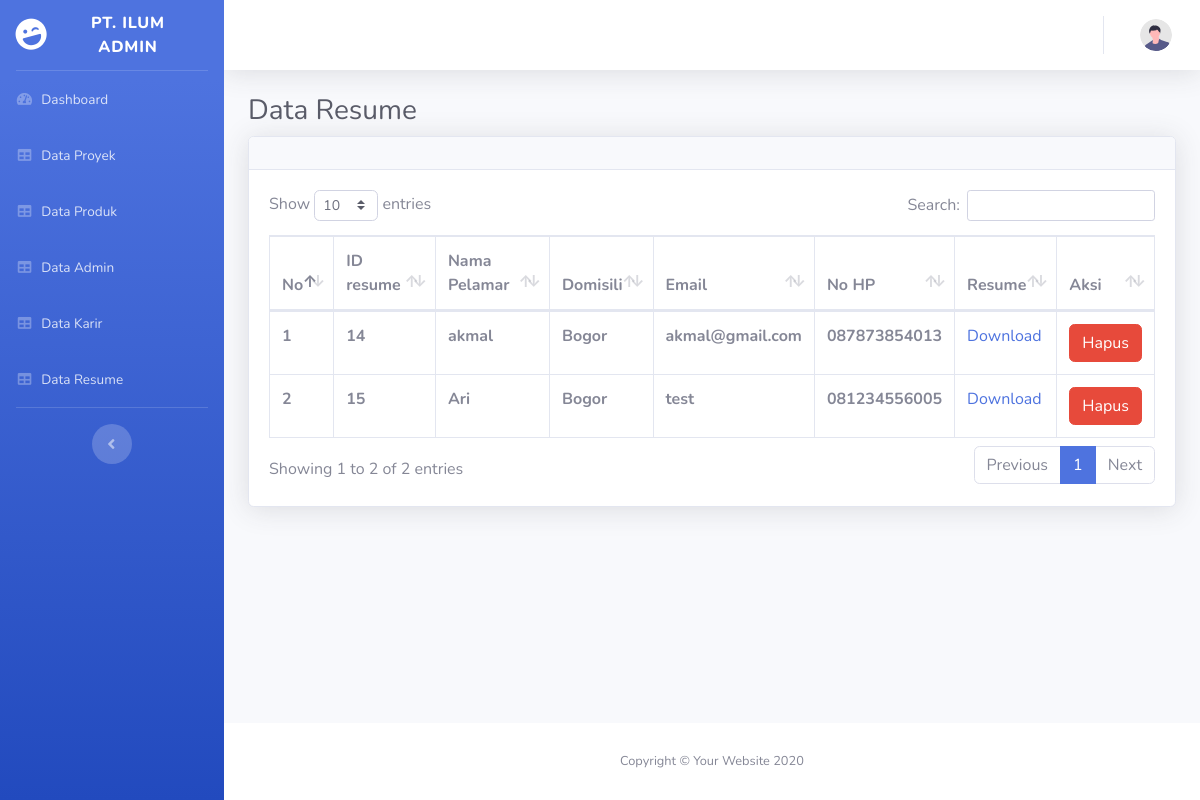
The app's page /admin/dataresume.php with its own data.
### tables this page shows
CREATE TABLE `resume1` (
  `id_resume` int(3) NOT NULL,
  `nama_user` varchar(30) NOT NULL,
  `domisili` varchar(20) NOT NULL,
  `email_user` text NOT NULL,
  `no_hp` varchar(12) NOT NULL,
  `resume_user` text NOT NULL
);

### admin/dataresume.php (the view, shortened to what this page needs)
<?php
include "../config.php";
?>
<!DOCTYPE html>
<html lang="en">
<head>
  <link href="vendor/fontawesome-free/css/all.min.css" rel="stylesheet" type="text/css" />
  <link href="css/sb-admin-2.min.css" rel="stylesheet" />
  <link href="vendor/datatables/dataTables.bootstrap4.min.css" rel="stylesheet" />
</head>
<body id="page-top">
  <div id="wrapper">
    <ul class="navbar-nav bg-gradient-primary sidebar sidebar-dark accordion" id="accordionSidebar">
      <a class="sidebar-brand d-flex align-items-center justify-content-center" href="dashboard.php">
        <div class="sidebar-brand-icon rotate-n-15">
          <i class="fas fa-laugh-wink"></i>
        </div>
        <div class="sidebar-brand-text mx-3">PT. ILUM Admin</div>
      </a>
      <hr class="sidebar-divider my-0" />
      <li class="nav-item">
        <a class="nav-link" href="dashboard.php">
          <i class="fas fa-fw fa-tachometer-alt"></i>
          <span>Dashboard</span></a>
      </li>
      <li class="nav-item">
        <a class="nav-link" href="dataproyek.php">
          <i class="fas fa-fw fa-table"></i>
          <span>Data Proyek</span></a>
      </li>
      <li class="nav-item">
        <a class="nav-link" href="dataproduk.php">
          <i class="fas fa-fw fa-table"></i>
          <span>Data Produk</span></a>
      </li>
      <li class="nav-item">
        <a class="nav-link" href="dataadmin.php">
          <i class="fas fa-fw fa-table"></i>
          <span>Data Admin</span></a>
      </li>
      <li class="nav-item">
        <a class="nav-link" href="datakarir.php">
          <i class="fas fa-fw fa-table"></i>
          <span>Data Karir</span></a>
      </li>
      <li class="nav-item">
        <a class="nav-link" href="dataresume.php">
          <i class="fas fa-fw fa-table"></i>
          <span>Data Resume</span></a>
      </li>
      <hr class="sidebar-divider d-none d-md-block" />
      <div class="text-center d-none d-md-inline">
        <button class="rounded-circle border-0" id="sidebarToggle"></button>
      </div>
    </ul>
    <div id="content-wrapper" class="d-flex flex-column">
      <div id="content">
        <nav class="navbar navbar-expand navbar-light bg-white topbar mb-4 static-top shadow">
          <ul class="navbar-nav ml-auto">
            <li class="nav-item dropdown no-arrow">
              <a class="nav-link dropdown-toggle" href="#" id="userDropdown" role="button" data-toggle="dropdown" aria-haspopup="true" aria-expanded="false">
                <img class="img-profile rounded-circle" src="img/undraw_profile.svg" />
              </a>
            </li>
          </ul>
        </nav>
        <div class="container-fluid">
          <h1 class="h3 mb-2 text-gray-800">Data Resume</h1>
          <div class="card shadow mb-4">
            <div class="card-header py-3">
            </div>
            <div class="card-body">
              <div class="table-responsive">
                <table class="table table-bordered" id="dataTable" width="100%" cellspacing="0">
                  <thead>
                    <tr>
                      <th>No</th>
                      <th>ID resume</th>
                      <th>Nama Pelamar</th>
                      <th>Domisili</th>
                      <th>Email</th>
                      <th>No HP</th>
                      <th>Resume</th>
                      <th>Aksi</th>
                    </tr>
                  </thead>
                  <?php
                  $i = 1;
                  $data = mysqli_query($sambungin, "SELECT * FROM resume1");
                  while ($d = mysqli_fetch_array($data)) {
                  ?>
                    <tr>
                      <th><?php echo $i++; ?></th>
                      <th><?php echo $d['id_resume']; ?></th>
                      <th><?php echo $d['nama_user']; ?></th>
                      <th><?php echo $d['domisili']; ?></th>
                      <th><?php echo $d['email_user']; ?></th>
                      <th><?php echo $d['no_hp']; ?></th>
                      <Td><A Href="DownloadFile.php?Url=<?Php echo $d['resume_user'] ?>">Download</A></Td>
                      <th>
                        <a href="hapusresume.php?id_resume=<?php echo $d['id_resume'] ?>" class="btn btn-danger" onclick="return confirm('Yakin Akan Dihapus?')">Hapus</a>
                      </th>
                    </tr>
                  <?php
                  }
                  ?>
                </table>
              </div>
            </div>
          </div>
        </div>
      </div>
      <footer class="sticky-footer bg-white">
        <div class="container my-auto">
          <div class="copyright text-center my-auto">
            <span>Copyright &copy; Your Website 2020</span>
          </div>
        </div>
      </footer>
    </div>
  </div>
</body>
</html>

### records on screen
resume1: id_resume "14", nama_user "akmal", domisili "Bogor", email_user "akmal@gmail.com", no_hp "087873854013"
resume1: id_resume "15", nama_user "Ari", domisili "Bogor", email_user "test", no_hp "081234556005"
